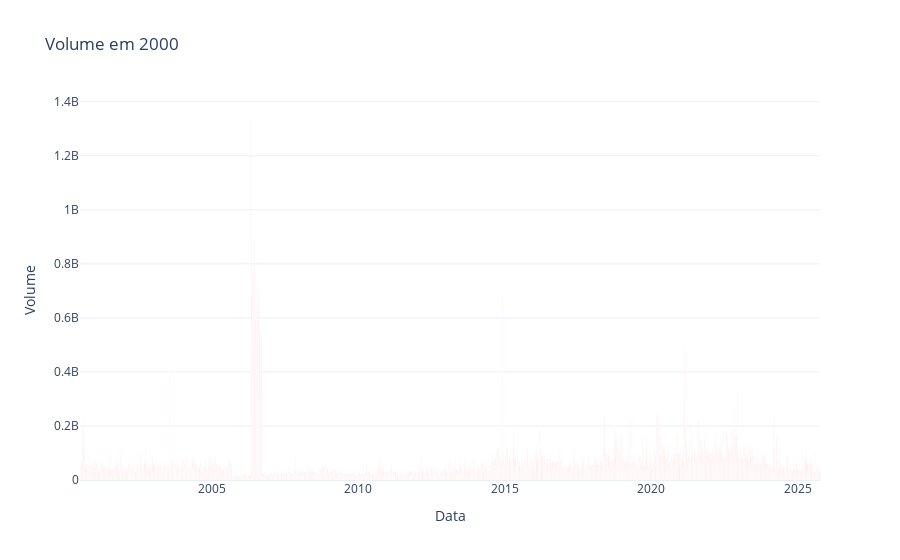

The notebook cell saved with this chart:
### Code cell
fig = go.Figure()
fig.add_trace(
    go.Bar(
        x=df['Date'],
        y=df['Volume'],
        name='Volume',
        marker_color='red'
    )
)

fig.update_layout(
    title='Volume em 2000',
    xaxis_title='Data',
    yaxis_title='Volume',
    template='plotly_white'
)

fig.show()

### Figure 1 — Plotly figure (JSON) as saved in the notebook; plotly's stock layout.template omitted (floating-point values rounded to 4 significant figures; data arrays with more than 128 entries replaced by an {"elided": "..."} marker saying what was removed)
{"data": [{"marker": {"color": "red"}, "name": "Volume", "type": "bar", "x": {"elided": "6338 str values"}, "y": {"elided": "6338 float values"}}], "layout": {"title": {"text": "Volume em 2000"}, "xaxis": {"title": {"text": "Data"}}, "yaxis": {"title": {"text": "Volume"}}}}
